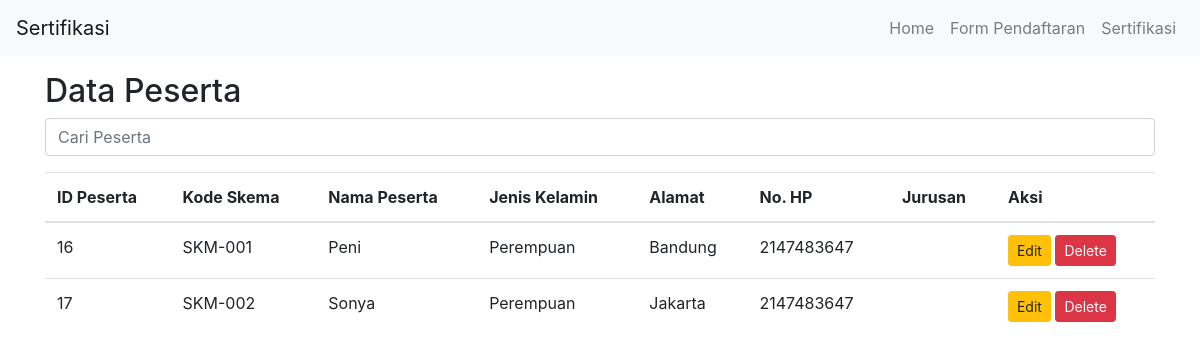
The app's page /home.php with its own data.
### tables this page shows
CREATE TABLE `peserta` (
  `Id_peserta` int(11) NOT NULL,
  `Kd_skema` varchar(10) DEFAULT NULL,
  `Nama_peserta` varchar(255) DEFAULT NULL,
  `Jenis_kelamin` varchar(15) DEFAULT NULL,
  `alamat` varchar(255) DEFAULT NULL,
  `No_hp` int(15) DEFAULT NULL
);

### home.php (the view, shortened to what this page needs)
<?php
$servername = "localhost";
$username = "root";
$password = "";
$dbname = "sertifikasi_db";
$conn = new mysqli($servername, $username, $password, $dbname);
$sql = "SELECT * FROM peserta";
$result = $conn->query($sql);
?>
<!DOCTYPE html>
<html lang="en">
<head>
    <link rel="stylesheet" href="https://stackpath.bootstrapcdn.com/bootstrap/4.5.2/css/bootstrap.min.css">
</head>
<body>
    <?php include 'navbar.php'; ?>
    <div class="container mt-3">
        <h2>Data Peserta</h2>
        <form action="home.php" method="GET">
            <div class="form-group">
                <input type="text" class="form-control" placeholder="Cari Peserta" name="search">
            </div>
        </form>
        <?php
        if ($result->num_rows > 0) {
            echo "<table class='table'>
                    <thead>
                        <tr>
                            <th>ID Peserta</th>
                            <th>Kode Skema</th>
                            <th>Nama Peserta</th>
                            <th>Jenis Kelamin</th>
                            <th>Alamat</th>
                            <th>No. HP</th>
                            <th>Jurusan</th>
                            <th>Aksi</th>
                        </tr>
                    </thead>
                    <tbody>";
            while ($row = $result->fetch_assoc()) {
                echo "<tr>
                        <td>{$row['Id_peserta']}</td>
                        <td>{$row['Kd_skema']}</td>
                        <td>{$row['Nama_peserta']}</td>
                        <td>{$row['Jenis_kelamin']}</td>
                        <td>{$row['alamat']}</td>
                        <td>{$row['No_hp']}</td>
                        <td>{$row['Jurusan']}</td>
                        <td>
                            <button class='btn btn-warning btn-sm' data-toggle='modal' data-target='#editModal{$row['Id_peserta']}'>Edit</button>
                            <a href='delete_peserta.php?id={$row['Id_peserta']}' class='btn btn-danger btn-sm'>Delete</a>
                        </td>
                    </tr>";
            }
            echo "</tbody></table>";
        } else {
            echo "0 results";
        }
        ?>
    </body>
    </html>

### records on screen
peserta: Id_peserta "16", Kd_skema "SKM-001", Nama_peserta "Peni", Jenis_kelamin "Perempuan", alamat "Bandung", No_hp "2147483647"
peserta: Id_peserta "17", Kd_skema "SKM-002", Nama_peserta "Sonya", Jenis_kelamin "Perempuan", alamat "Jakarta", No_hp "2147483647"
